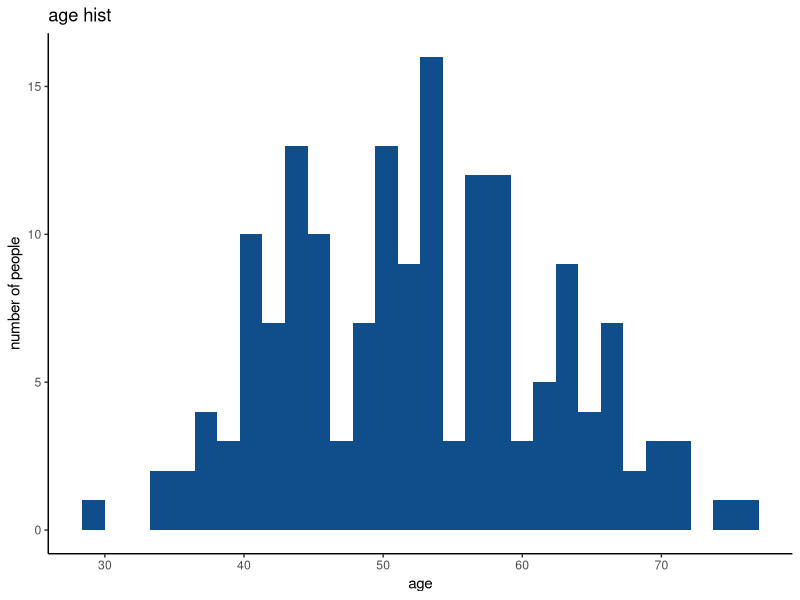
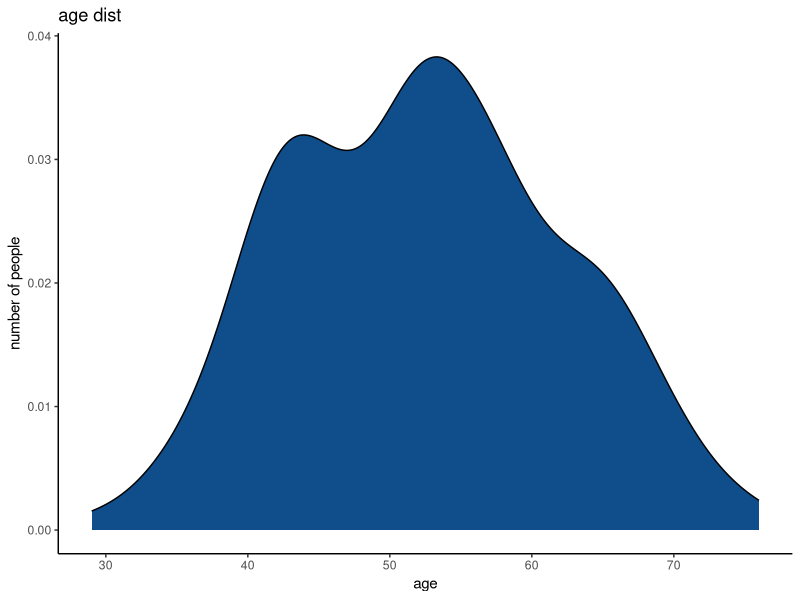
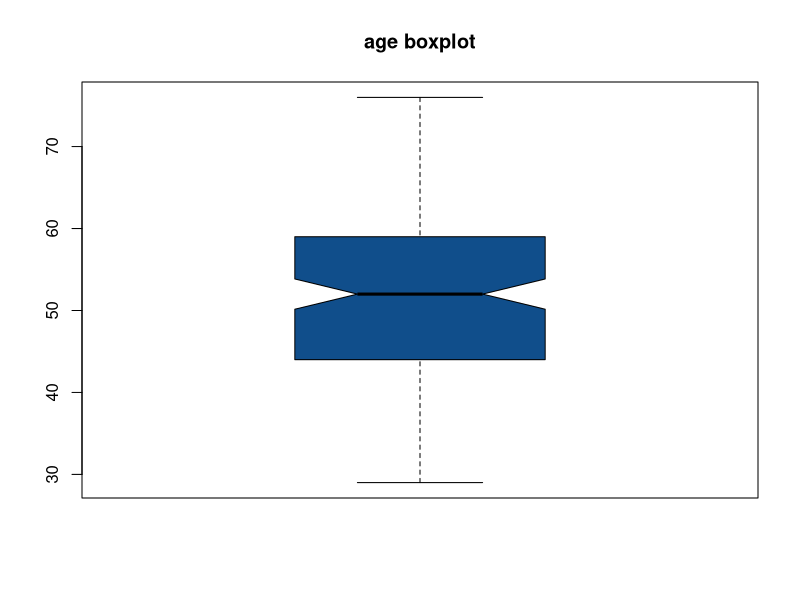

Generate these figures, in order, with R: (Note: this script raises an error after producing the figures.)
library(ggplot2)
library(readxl)
library(dplyr)
library(tidyr)

###################### LOAD DATA ###################### 
heart_data <- read.csv("./input/heart.csv")
name <- c("age", "sex", "chest_pain", "rest_bp", "chol", "fasting_bloodsugar", "rest_ecg", "max_heartrate", "excercise_angina", "slope", "n_major_vasel","thal","target")
heart_data2 <- heart_data
head(heart_data)

###################### DATA MUNGING ###################### 
name <- c("age","sex","chest_pain","rest_bp","chol","fasting_bloodsugar",
          "rest_ecg","max_heartrate","excercise_angina","ST_depression","slope","n_major_vasel","thal","target")
names(heart_data) <- name
heart_data$sex <- as.character(heart_data$sex)
heart_data$sex <- ifelse(heart_data$sex=="0",'female','male')
heart_data$chest_pain <- as.factor(heart_data$chest_pain)

title.center <- theme(plot.title = element_text(hjust = 0.5))

heart_data_target = heart_data %>% filter(target==1)

head(heart_data)
str(heart_data)
summary(heart_data_target)

###################### EDA ###################### 
### 나이 시각화 ### 
# 히스토그램
ggplot(heart_data_target, aes(x = age)) + geom_histogram(bins = 30, fill = "dodgerblue4") + 
  theme_bw() + theme_classic() + ggtitle("age hist") + ylab("number of people")
# 곡선 그래프
ggplot(heart_data_target, aes(x = age)) + geom_density(fill ="dodgerblue4") + 
  theme_bw() + theme_classic() + ggtitle("age dist") + ylab("number of people")
# 박스플롯
boxplot(heart_data_target$age, main = "age boxplot", col ="dodgerblue4", notch = T)
# Q-Q 플롯
qqPlot(heart_data_target$age, main = "age qqplot", grid = F)

### 성별 시각화 ### 
# 막대 그래프
ggplot(heart_data_target, aes(x = sex)) + geom_bar(width = 0.2, fill = "green") + 
  geom_text(stat = 'count', aes(label = ..count..), vjust = -0.5) + theme_bw() + 
  theme_classic() + ylab("number of count") + ggtitle("sex") + title.center
table(heart_data_target$chest_pain)

### 가슴통증 시각화 ### 
# 막대 그래프
ggplot(heart_data_target, aes(x = chest_pain)) + geom_bar(width = 0.2, fill = "red") + 
  geom_text(stat = 'count', aes(label = ..count..), vjust = -0.5) + 
  theme_bw() + theme_classic() + ggtitle("chest pain type") + title.center

### 휴식 중 혈압 시각화 ### 
# 박스플롯
boxplot(heart_data_target$rest_bp, col = "purple", main = "boxplot of rest_bp", col.main="dodgerblue4")
# 히스토그램
ggplot(heart_data_target, aes(rest_bp)) + geom_histogram(bins = 20, fill = "purple") + 
  theme_bw() + theme_classic() + ggtitle("rest_bp") + title.center
# 곡선 그래프
ggplot(heart_data_target, aes(rest_bp)) + geom_density(fill = "purple") + 
  theme_bw() + theme_classic() + ggtitle("density plot of resp_bp") + title.center

### 콜레스트롤 시각화 ###
# 박스플롯
boxplot(heart_data_target$chol,col = "brown",main ="boxplot of chol",col.main="dodgerblue4")
# 히스토그램
ggplot(heart_data_target,aes(chol)) + geom_histogram(bins =20,fill ="brown") + theme_bw() + 
  theme_classic() +ggtitle("chol") +title.center
# 곡선 그래프
ggplot(heart_data_target,aes(chol)) + geom_density(fill ="brown") + theme_bw() + 
  theme_classic()+ggtitle("density plot of chol") +title.center
table(heart_data_target$fasting_bloodsugar)

### 혈당 시각화 ###
# 막대 그래프
ggplot(heart_data_target, aes(x = factor(fasting_bloodsugar))) + 
  geom_bar(width = 0.1,fill ="green") + geom_text(stat = 'count',aes(label =..count..),vjust =-0.5) + 
  theme_bw() + theme_classic() +ylab("number of count") + ggtitle("blood sugar") + title.center

### 휴식 중 심전도 시각화 ###
# 막대 그래프
ggplot(heart_data_target, aes(factor(rest_ecg))) + geom_bar(width = 0.2,fill ="orange") + theme_bw() + 
  theme_classic()+geom_text(stat ='count',aes(label = ..count..),vjust =-0.2)+ggtitle("barplot of rest_ecg") + title.center

### 최대 심장 박동 수 ###
# 히스토그램
ggplot(heart_data_target, aes(max_heartrate)) + geom_histogram(fill = "lightblue",alpha =0.5) + theme_bw()+theme_classic()
# 곡선 그래프
ggplot(heart_data_target, aes(max_heartrate)) + geom_density(fill = "lightblue",alpha =0.5) + theme_bw()+theme_classic()
# 박스플롯
boxplot(heart_data_target$max_heartrate,col ="lightblue",notch = T,main ="boxplot of the maximum heart rate")

### 운동 중 협심증 경험 시각화 ###
# 막대그래프
ggplot(heart_data_target, aes(factor(excercise_angina))) + geom_bar(width = 0.2,fill ="black") + 
  theme_bw() + theme_classic()+geom_text(stat ='count',aes(label =..count..),vjust =-0.2) + 
  ggtitle("barplot of exercise angina") +title.center

### ST 분절(ST Segment Depression) 형태 시각화 ###
# 막대그래프
ggplot(heart_data_target, aes(factor(slope))) + 
  geom_bar(width = 0.2,fill ="dodgerblue4") + theme_bw() + 
  theme_classic()+geom_text(stat ='count',aes(label =..count..),vjust =-0.2) + 
  ggtitle("barplot of slope") +title.center

### 지중해빈혈 여부 시각화 ###
# 막대그래프
ggplot(heart_data_target, aes(factor(thal))) + geom_bar(width = 0.2,fill ="red") + theme_bw() + 
  theme_classic()+geom_text(stat ='count',aes(label =..count..),vjust =-0.2)+ggtitle("barplot of thal") + title.center